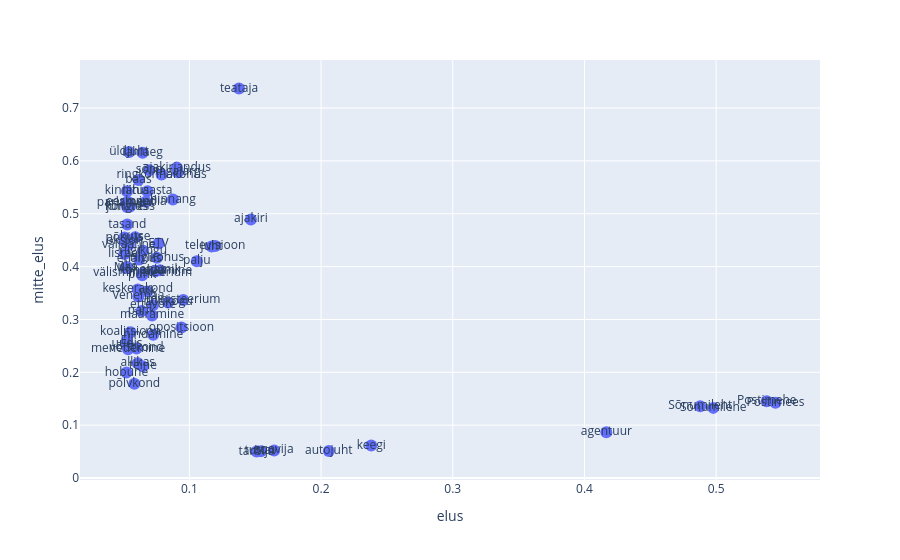

This figure's notebook cell:
### Code cell
fig = px.scatter(source4, x='elus', y='mitte_elus', text='root_word')

# Update the layout to show the text on hover
fig.update_traces(marker=dict(size=12),
#selector=dict(mode='markers'),
selector=dict(type='scatter'),
)

fig.update_layout(hovermode='closest')
fig.write_html("verb_locative_per_vs_nonper.html")
fig.show()

### Figure 1 — Plotly figure (JSON) as saved in the notebook; plotly's stock layout.template omitted (floating-point values rounded to 4 significant figures)
{"data": [{"hovertemplate": "elus=%{x}<br>mitte_elus=%{y}<br>root_word=%{text}<extra></extra>", "legendgroup": "", "marker": {"color": "#636efa", "size": 12, "symbol": "circle"}, "mode": "markers+text", "name": "", "orientation": "v", "showlegend": false, "text": ["EL", "ETV", "Iisrael", "Maa", "Postimees", "Postimehe", "Sõnumilehe", "Sõnumileht", "Venemaa", "agentuur", "ajakiri", "ajakirjandus", "allikas", "autojuht", "baas", "eeskuju", "enamik", "enamus", "ettevõte", "hindamine", "hinnang", "hobune", "juhatus", "juht", "keegi", "keskerakond", "kinnitus", "koalitsioon", "kohaldamine", "kongress", "kutse", "lähiaasta", "lähiaeg", "meedia", "menetlemine", "ministeerium", "määramine", "nõukogu", "oksjon", "opositsioon", "palju", "pank", "parlament", "puhk", "põhjus", "põlvkond", "riigikogu", "riigikohus", "riik", "ringkonnakohus", "soovija", "sõna", "süü", "tagajärg", "tarbija", "tasand", "teataja", "teine", "televisioon", "tuttav", "uudis", "välisministeerium", "väljaanne", "võistkond", "üks", "üldjuht"], "type": "scatter", "x": [0.05265, 0.0766, 0.05075, 0.05172, 0.545, 0.5384, 0.4978, 0.4879, 0.06127, 0.4166, 0.1467, 0.09049, 0.06085, 0.2059, 0.06137, 0.05321, 0.07775, 0.06195, 0.07232, 0.07255, 0.08749, 0.05223, 0.05276, 0.1169, 0.2381, 0.06079, 0.05267, 0.05534, 0.07452, 0.05491, 0.05888, 0.0682, 0.06454, 0.06693, 0.05344, 0.09534, 0.07168, 0.08388, 0.0508, 0.09401, 0.1057, 0.06379, 0.05184, 0.06421, 0.05076, 0.05825, 0.06489, 0.07538, 0.06807, 0.07891, 0.1644, 0.06964, 0.07388, 0.09117, 0.151, 0.05282, 0.1377, 0.06473, 0.1196, 0.1543, 0.05263, 0.06464, 0.05408, 0.0599, 0.05275, 0.05422], "xaxis": "x", "y": [0.2599, 0.4436, 0.4239, 0.3973, 0.1426, 0.1452, 0.1327, 0.136, 0.3436, 0.08646, 0.4893, 0.5873, 0.217, 0.05112, 0.5638, 0.5228, 0.3934, 0.4136, 0.3269, 0.271, 0.527, 0.1995, 0.5127, 0.438, 0.06135, 0.3568, 0.5425, 0.276, 0.3919, 0.5137, 0.4554, 0.5425, 0.6156, 0.5228, 0.2437, 0.3367, 0.3077, 0.3322, 0.4479, 0.2847, 0.4103, 0.3161, 0.5195, 0.3838, 0.455, 0.1785, 0.4298, 0.417, 0.3528, 0.5742, 0.05222, 0.5822, 0.3918, 0.5788, 0.05018, 0.4795, 0.737, 0.2112, 0.4391, 0.05045, 0.254, 0.3871, 0.4412, 0.2452, 0.3994, 0.6169], "yaxis": "y"}], "layout": {"hovermode": "closest", "legend": {"tracegroupgap": 0}, "margin": {"t": 60}, "xaxis": {"anchor": "y", "domain": [0, 1], "title": {"text": "elus"}}, "yaxis": {"anchor": "x", "domain": [0, 1], "title": {"text": "mitte_elus"}}}}
